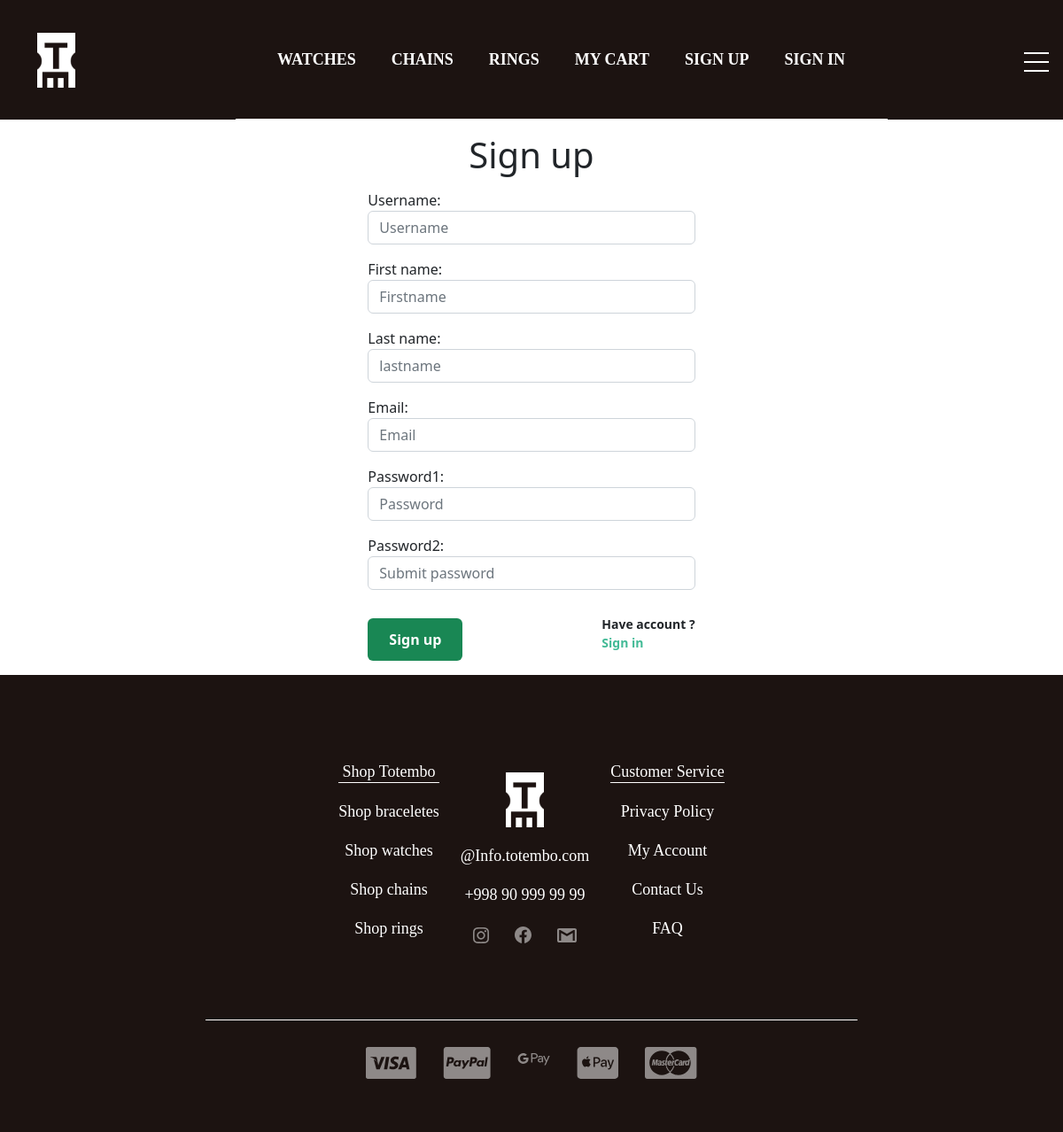
Screenshot of /register/ with the database file from the repository.
### store/models.py (models this page shows, shortened)
class Category(models.Model):
    title = models.CharField(max_length=150,
                             verbose_name='Наименование категории')
    image = models.ImageField(upload_to='photos/categories/', null=True, blank=True,
                              verbose_name='Изображение')
    slug = models.SlugField(unique=True, null=True)
    parent = models.ForeignKey('self', on_delete=models.CASCADE,
                               null=True, blank=True,
                               verbose_name='Категория',
                               related_name='subcategories')
    def get_absolute_url(self):
        return reverse('category_detail', kwargs={'slug': self.slug})
    class Meta:
        verbose_name = 'Категория'
        verbose_name_plural = 'Категории'

### store/views.py (the view)
# urls.py: path('register/', register, name='register'),
def register(request):
    if request.method == 'POST':
        form = RegistrationForm(data=request.POST)
        if form.is_valid():
            form.save()
            messages.success(request, 'Sign up successfully !')
            return redirect('login')
        else:
            for field in form.errors:
                messages.error(request, form.errors[field].as_text())
            return redirect('register')
    else:
        form = RegistrationForm()
    context = {
        'title': 'Sign up',
        'form': form
    }
    return render(request, 'store/register.html', context)

### store/templatetags/store_tags.py (called while the page is built)
@register.simple_tag()
def get_categories():
    return Category.objects.filter(parent=None)

### store/templates/store/register.html (shortened to what this page needs)
{% extends 'base.html' %}
{% block main %}
<div class="container d-flex justify-content-center p-3" style="margin-top:-65px;">
    <div class="col-4">
        <header>
            <h1 class="text-center" style="background-color: white;">
                {{ title }}
            </h1>
        </header>
        <div class="card-body" style="margin-top:-50px;">
            <form action="" method="post" enctype="multipart/form-data">
                {{ form.as_p }}
                <div class="d-flex justify-content-between">
                    <button class="btn btn-success" type="submit">
                        <b>Sign up</b>
                    </button>
                    <p class="small fw-bold mt-2 pt-1 mb-0">
                        Have account ?
                        <a class="navbar-brand d-flex align-items-center" href="{% url 'login' %}" style="color: #42ba96">
                            Sign in
                        </a>
                    </p>
                </div>
            </form>
        </div>
    </div>
</div>
{% endblock main %}

### templates/components/navbar/_header_nav_menu.html
{% load store_tags %}
{% get_categories as categories %}
<ul class="header_nav-menu d-flex justify-content-center flex-wrap text-center">
    {% for category in categories %}
    <li class="header_nav-item">
        <a class="header_nav-link " href="{{ category.get_absolute_url }}">
            {{ category.title }}
        </a>
    </li>
    {% endfor %}
    <li class="header_nav-item mt-3 mt-lg-0">
        <a class="header_nav-link " href="{% url 'cart' %}">
            MY CART
        </a>
    </li>
    {% if request.user.is_authenticated %}
    <li class="header_nav-item mt-3 mt-lg-0">
        <a class="header_nav-link " href="{% url 'logout' %}">
            LOG OUT
        </a>
    </li>
    {% else %}
    <li class="header_nav-item mt-3 mt-lg-0">
        <a class="header_nav-link " href="{% url 'register' %}">
            SIGN UP
        </a>
    </li>
    <li class="header_nav-item mt-3 mt-lg-0">
        <a class="header_nav-link " href="{% url 'login' %}">
            SIGN IN
        </a>
    </li>
    {% endif %}
</ul>

### store/static/store/style/style.css (style rules this page uses)
ul, li { padding: 0; margin: 0; }
a, li { text-decoration: none; list-style: none; }
header { position: relative; background-color: #1C1311; margin-bottom: 65px; }
.header_nav-item { list-style: none; }
.header_nav-link { font-family: Montserrat; font-weight: 600; font-size: 18px; color: #fff; line-height: 22px; margin: 0 20px; text-decoration: none; }
.header_nav-menu { border-bottom: 1px solid white; padding: 55px 0; }
.btn { display: inline-block; border: none; color: #fff; padding: 0.75rem 1.5rem; margin-top: 1rem; transition: opacity 1s ease-in-out; text-decoration: none; }

### rows the page displays
Category: title "WATCHES"
Category: title "CHAINS"
Category: title "RINGS"

### other values shown
{{ title }} "Sign up"
